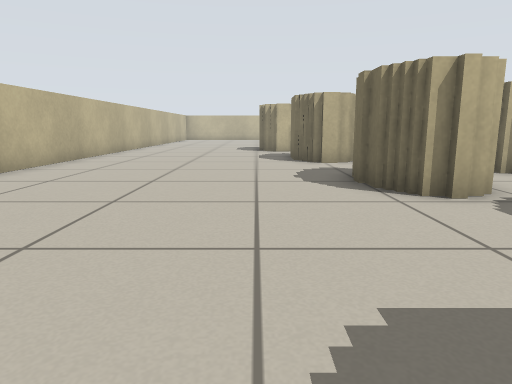
View 1 (above)

24 first-person views from a walk through a robot-simulator world made for Stage. The camera is 0.51 m above the floor, tilts 10° down and sees 70° across. The lines on the ground mark 1 m squares. The floor is counted in squares, 0.5 m on a side. Each view is taken from the middle of a square. On the plan, view 1 faces up. The plan holds only what a view shows up to about 13 squares ahead; the rest is blank. The robots in the file are not drawn.

View 2
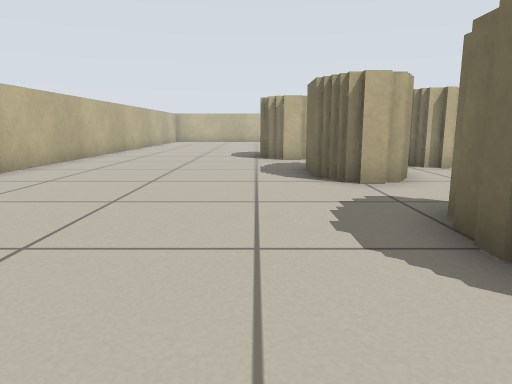

View 3
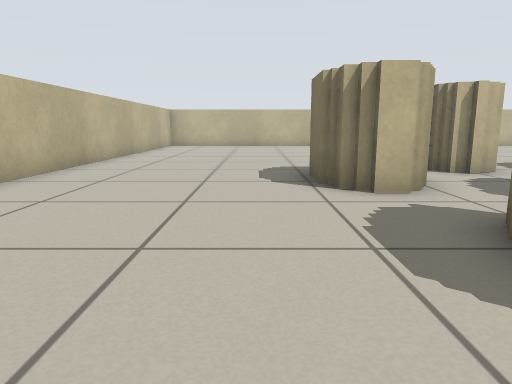

View 4
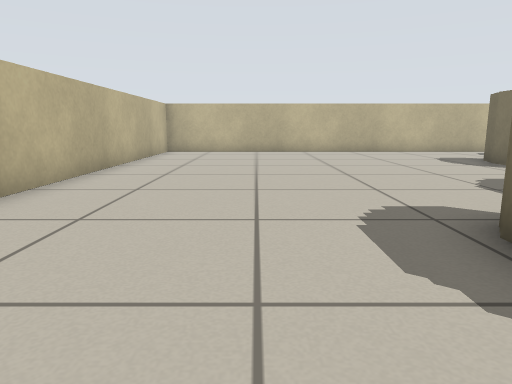

View 5
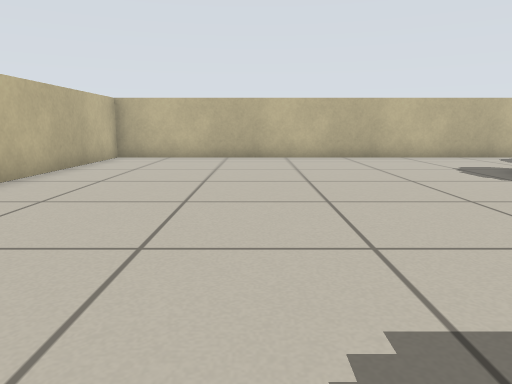

View 6
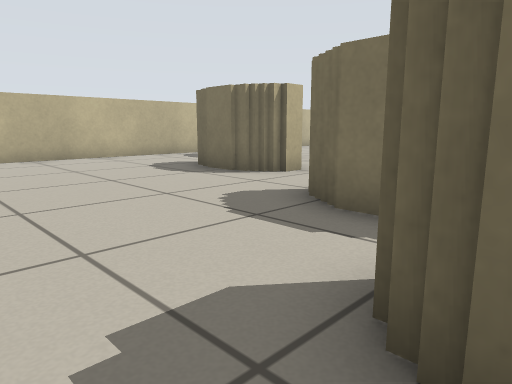

View 7
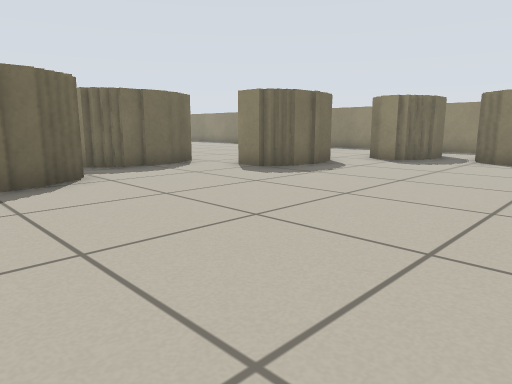

View 8
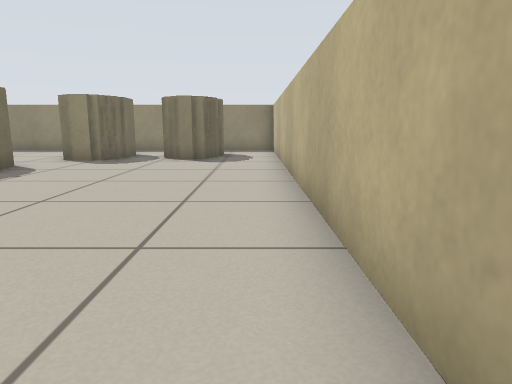

View 9
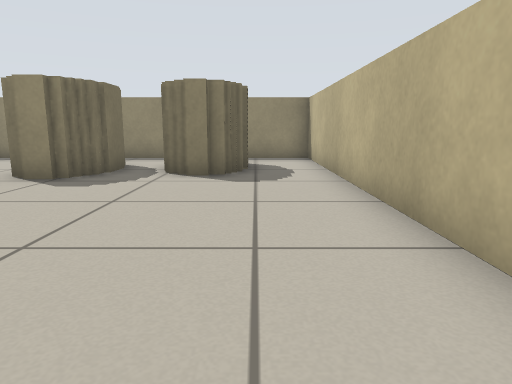

View 10
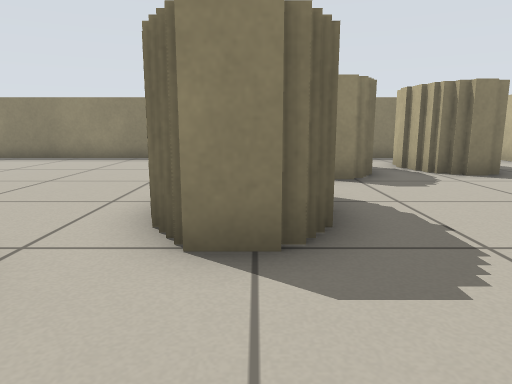

View 11
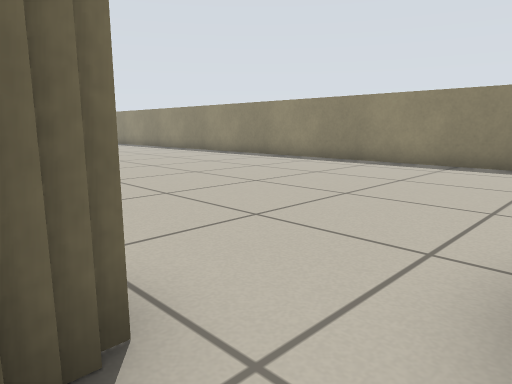

View 12
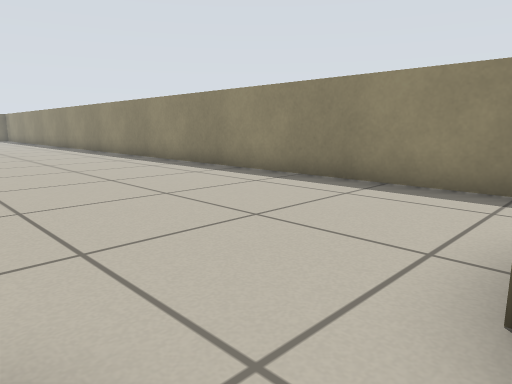

View 13
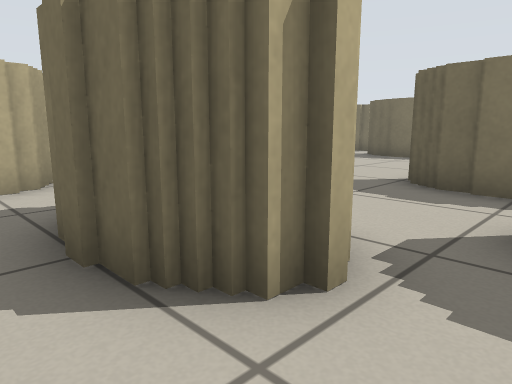

View 14
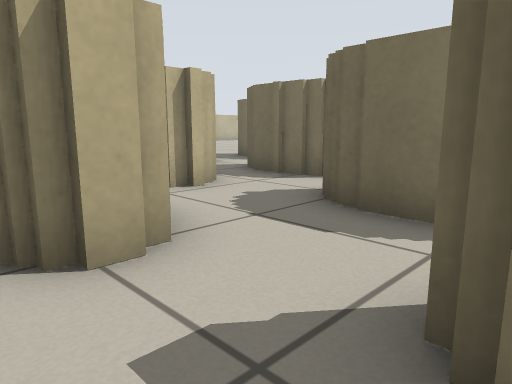

View 15
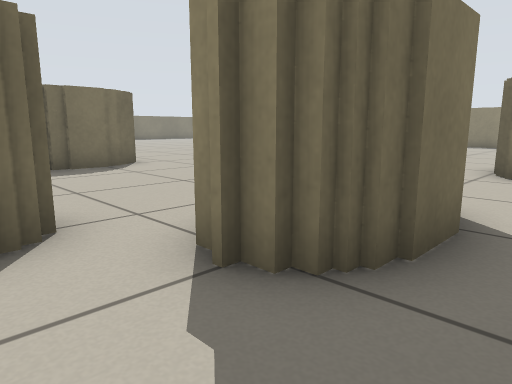

View 16
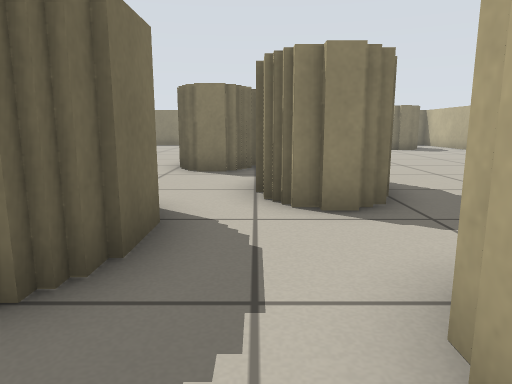

View 17
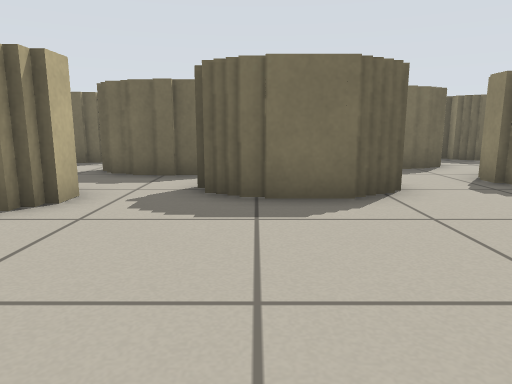

View 18
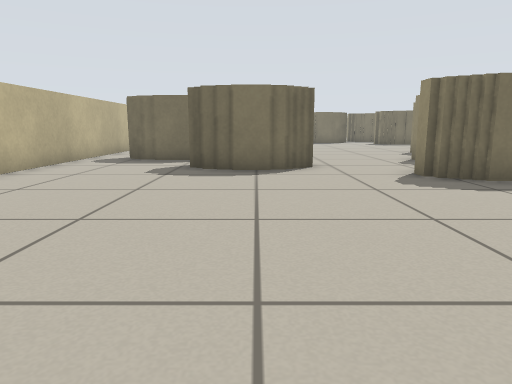

View 19
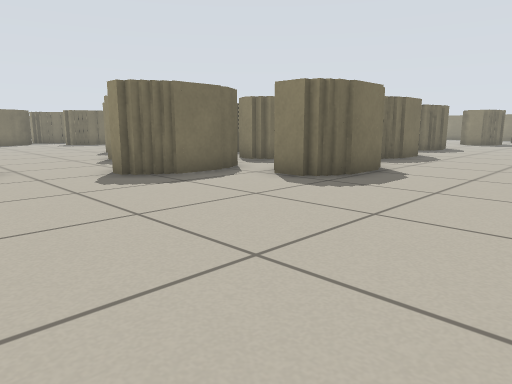

View 20
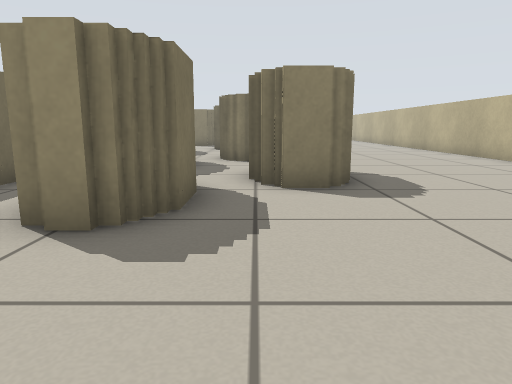

View 21
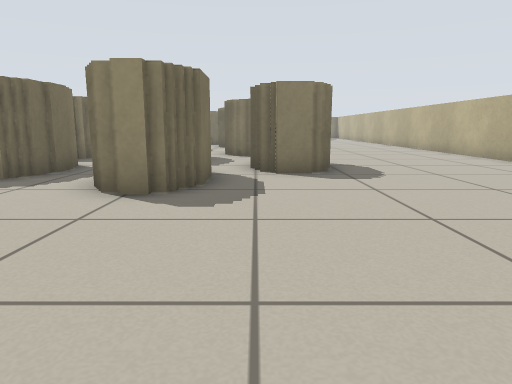

View 22
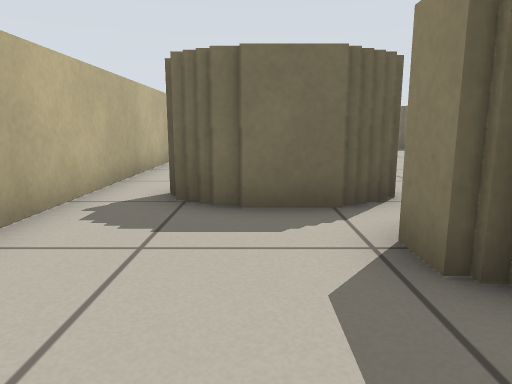

View 23
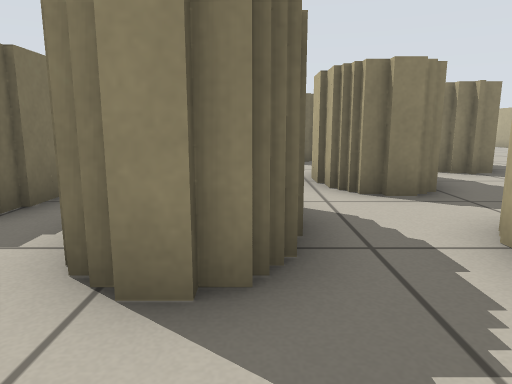

View 24
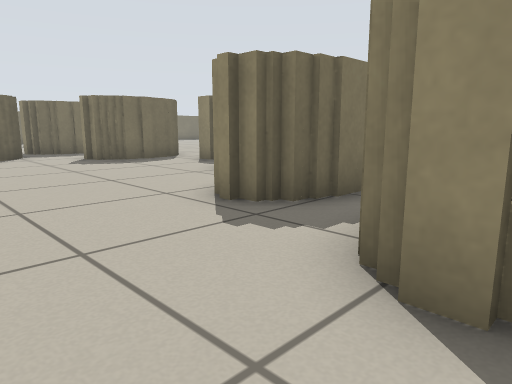

### Floor plan
Key: @ floor where view 1 was taken; # wall or solid block; . floor; T thing the floor can be seen under or through.
Columns run from 6 left of view 1 to 21 right of it. Each row starts with its distance up from view 1.
 31 #####################
 30 #...................
 29 #.............##
 28 #.............#
 27 #.............#
 26 #..........####
 25 #..........##
 24 #..........##
 23 #...............
 22 #.................
 21 #........###..........
 20 #........###.##........... #
 19 #......#####.## ...........#
 18 #.....###....#  ###.........
 17 #.....###....#  #  ......#
 16 #.....###.###.       ...##
 15 #.........#####       ####
 14 #.......#######
 13 #......###...##
 12 #......###....T
 11 #.......##.TTT.....
 10 #..........T  ......#
  9 #..........TT  .....#
  8 #.......TTT.........#
  7 #.......T T...#   ....
  6 #.......TTT..##     ..
  5 #............#
  4 #.........####
  3 #.........###.
  2 #.........## .
  1 #.......##....
  0 #.....@###.....
 -1 #......## .......
 -2 #.......# .........
 -3 #.....##.............
 -4 #..#####..............
 -5 #.##### ..............
 -6 #.  #.# ..............
 -7 #.. #.. .............
 -8 ####################

Where each view was taken, in squares from view 1:
view 1: 0 up, 0 right, facing up
view 2: 4 up, 0 right, facing up
view 3: 10 up, 1 left, facing up
view 4: 15 up, 2 left, facing up
view 5: 18 up, 1 left, facing up
view 6: 18 up, 1 left, facing up-right
view 7: 8 up, 5 left, facing down-right
view 8: 8 up, 5 left, facing down
view 9: 4 up, 4 left, facing down
view 10: 4 up, 2 right, facing down
view 11: 2 up, 3 right, facing down-right
view 12: 2 down, 1 right, facing down-right
view 13: 4 up, 1 right, facing up-right
view 14: 8 up, 1 right, facing up-right
view 15: 13 up, 4 right, facing down-right
view 16: 13 up, 4 right, facing down
view 17: 13 up, 4 left, facing right
view 18: 25 up, 4 left, facing right
view 19: 25 up, 4 left, facing down-right
view 20: 25 up, 2 right, facing down
view 21: 27 up, 2 right, facing down
view 22: 28 up, 3 right, facing right
view 23: 22 up, 7 right, facing down
view 24: 22 up, 7 right, facing down-right
